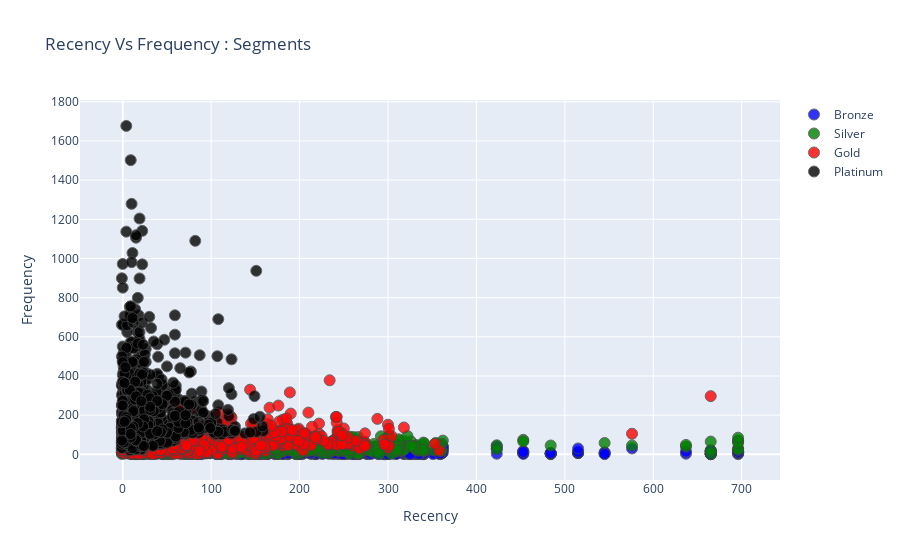
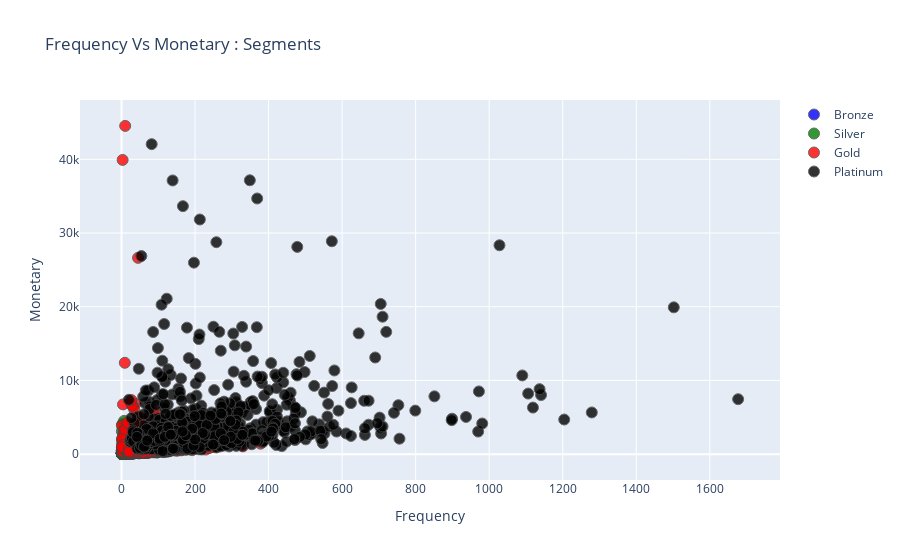
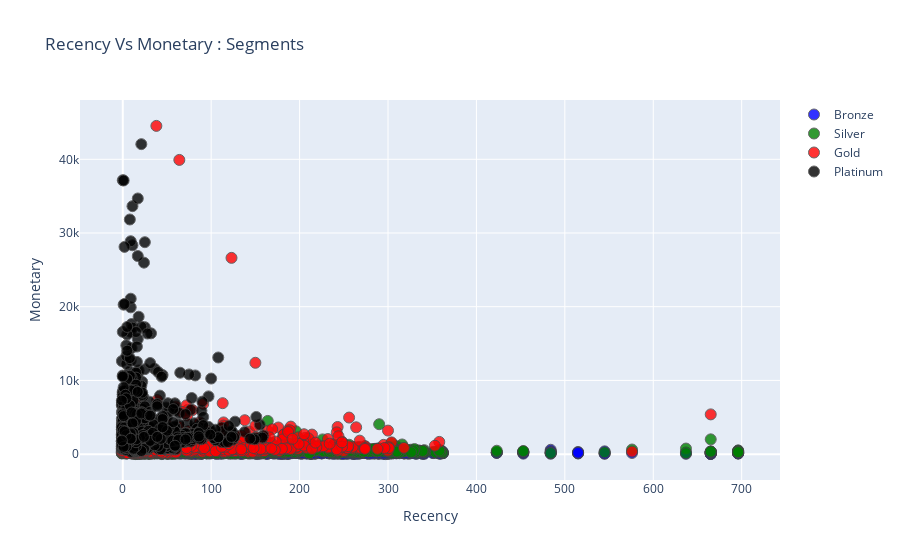

The notebook cell these images were saved under, in order:
### Code cell
#Recency Vs Frequency
graph = RFMScores.query("Monetary < 50000 and Frequency < 2000")

plot_data = [
    gobj.Scatter(
        x=graph.query("RFM_Loyalty_Level == 'Bronze'")['Recency'],
        y=graph.query("RFM_Loyalty_Level == 'Bronze'")['Frequency'],
        mode='markers',
        name='Bronze',
        marker= dict(size= 11,
            line= dict(width=1),
            color= 'blue',
            opacity= 0.8
           )
    ),
        gobj.Scatter(
        x=graph.query("RFM_Loyalty_Level == 'Silver'")['Recency'],
        y=graph.query("RFM_Loyalty_Level == 'Silver'")['Frequency'],
        mode='markers',
        name='Silver',
        marker= dict(size= 11,
            line= dict(width=1),
            color= 'green',
            opacity= 0.8
           )
    ),
        gobj.Scatter(
        x=graph.query("RFM_Loyalty_Level == 'Gold'")['Recency'],
        y=graph.query("RFM_Loyalty_Level == 'Gold'")['Frequency'],
        mode='markers',
        name='Gold',
        marker= dict(size= 11,
            line= dict(width=1),
            color= 'red',
            opacity= 0.8
           )
    ),
    gobj.Scatter(
        x=graph.query("RFM_Loyalty_Level == 'Platinum'")['Recency'],
        y=graph.query("RFM_Loyalty_Level == 'Platinum'")['Frequency'],
        mode='markers',
        name='Platinum',
        marker= dict(size= 11,
            line= dict(width=1),
            color= 'black',
            opacity= 0.8
           )
    ),
]

plot_layout = gobj.Layout(
        yaxis= {'title': "Frequency"},
        xaxis= {'title': "Recency"},
        title='Recency Vs Frequency : Segments'
    )
fig = gobj.Figure(data=plot_data, layout=plot_layout)
print("\n")
po.iplot(fig)


#Frequency Vs Monetary
graph = RFMScores.query("Monetary < 50000 and Frequency < 2000")

plot_data = [
    gobj.Scatter(
        x=graph.query("RFM_Loyalty_Level == 'Bronze'")['Frequency'],
        y=graph.query("RFM_Loyalty_Level == 'Bronze'")['Monetary'],
        mode='markers',
        name='Bronze',
        marker= dict(size= 11,
            line= dict(width=1),
            color= 'blue',
            opacity= 0.8
           )
    ),
        gobj.Scatter(
        x=graph.query("RFM_Loyalty_Level == 'Silver'")['Frequency'],
        y=graph.query("RFM_Loyalty_Level == 'Silver'")['Monetary'],
        mode='markers',
        name='Silver',
        marker= dict(size= 11,
            line= dict(width=1),
            color= 'green',
            opacity= 0.8
           )
    ),
        gobj.Scatter(
        x=graph.query("RFM_Loyalty_Level == 'Gold'")['Frequency'],
        y=graph.query("RFM_Loyalty_Level == 'Gold'")['Monetary'],
        mode='markers',
        name='Gold',
        marker= dict(size= 11,
            line= dict(width=1),
            color= 'red',
            opacity= 0.8
           )
    ),
    gobj.Scatter(
        x=graph.query("RFM_Loyalty_Level == 'Platinum'")['Frequency'],
        y=graph.query("RFM_Loyalty_Level == 'Platinum'")['Monetary'],
        mode='markers',
        name='Platinum',
        marker= dict(size= 11,
            line= dict(width=1),
            color= 'black',
            opacity= 0.8
           )
    ),
]

plot_layout = gobj.Layout(
        yaxis= {'title': "Monetary"},
        xaxis= {'title': "Frequency"},
        title='Frequency Vs Monetary : Segments'
    )
fig = gobj.Figure(data=plot_data, layout=plot_layout)
print("\n")
po.iplot(fig)


#Recency Vs Monetary
graph = RFMScores.query("Monetary < 50000 and Frequency < 2000")

plot_data = [
    gobj.Scatter(
        x=graph.query("RFM_Loyalty_Level == 'Bronze'")['Recency'],
        y=graph.query("RFM_Loyalty_Level == 'Bronze'")['Monetary'],
        mode='markers',
        name='Bronze',
        marker= dict(size= 11,
            line= dict(width=1),
            color= 'blue',
            opacity= 0.8
           )
    ),
        gobj.Scatter(
        x=graph.query("RFM_Loyalty_Level == 'Silver'")['Recency'],
        y=graph.query("RFM_Loyalty_Level == 'Silver'")['Monetary'],
        mode='markers',
        name='Silver',
        marker= dict(size= 11,
            line= dict(width=1),
            color= 'green',
            opacity= 0.8
           )
    ),
        gobj.Scatter(
        x=graph.query("RFM_Loyalty_Level == 'Gold'")['Recency'],
        y=graph.query("RFM_Loyalty_Level == 'Gold'")['Monetary'],
        mode='markers',
        name='Gold',
        marker= dict(size= 11,
            line= dict(width=1),
            color= 'red',
            opacity= 0.8
           )
    ),
    gobj.Scatter(
        x=graph.query("RFM_Loyalty_Level == 'Platinum'")['Recency'],
        y=graph.query("RFM_Loyalty_Level == 'Platinum'")['Monetary'],
        mode='markers',
        name='Platinum',
        marker= dict(size= 11,
            line= dict(width=1),
            color= 'black',
            opacity= 0.8
           )
    ),
]

plot_layout = gobj.Layout(
        yaxis= {'title': "Monetary"},
        xaxis= {'title': "Recency"},
        title='Recency Vs Monetary : Segments'
    )
fig = gobj.Figure(data=plot_data, layout=plot_layout)
print("\n")
po.iplot(fig)

### Figure 1 — Plotly figure (JSON) as saved in the notebook; plotly's stock layout.template omitted (floating-point values rounded to 4 significant figures; data arrays with more than 128 entries replaced by an {"elided": "..."} marker saying what was removed)
{"data": [{"marker": {"color": "blue", "line": {"width": 1}, "opacity": 0.8, "size": 11}, "mode": "markers", "name": "Bronze", "type": "scatter", "x": {"elided": "677 int values"}, "y": {"elided": "677 int values"}}, {"marker": {"color": "green", "line": {"width": 1}, "opacity": 0.8, "size": 11}, "mode": "markers", "name": "Silver", "type": "scatter", "x": {"elided": "927 int values"}, "y": {"elided": "927 int values"}}, {"marker": {"color": "red", "line": {"width": 1}, "opacity": 0.8, "size": 11}, "mode": "markers", "name": "Gold", "type": "scatter", "x": {"elided": "1169 int values"}, "y": {"elided": "1169 int values"}}, {"marker": {"color": "black", "line": {"width": 1}, "opacity": 0.8, "size": 11}, "mode": "markers", "name": "Platinum", "type": "scatter", "x": {"elided": "1129 int values"}, "y": {"elided": "1129 int values"}}], "layout": {"title": {"text": "Recency Vs Frequency : Segments"}, "xaxis": {"title": {"text": "Recency"}}, "yaxis": {"title": {"text": "Frequency"}}}}

### Figure 2 — Plotly figure (JSON) as saved in the notebook; plotly's stock layout.template omitted (floating-point values rounded to 4 significant figures; data arrays with more than 128 entries replaced by an {"elided": "..."} marker saying what was removed)
{"data": [{"marker": {"color": "blue", "line": {"width": 1}, "opacity": 0.8, "size": 11}, "mode": "markers", "name": "Bronze", "type": "scatter", "x": {"elided": "677 int values"}, "y": {"elided": "677 float values"}}, {"marker": {"color": "green", "line": {"width": 1}, "opacity": 0.8, "size": 11}, "mode": "markers", "name": "Silver", "type": "scatter", "x": {"elided": "927 int values"}, "y": {"elided": "927 float values"}}, {"marker": {"color": "red", "line": {"width": 1}, "opacity": 0.8, "size": 11}, "mode": "markers", "name": "Gold", "type": "scatter", "x": {"elided": "1169 int values"}, "y": {"elided": "1169 float values"}}, {"marker": {"color": "black", "line": {"width": 1}, "opacity": 0.8, "size": 11}, "mode": "markers", "name": "Platinum", "type": "scatter", "x": {"elided": "1129 int values"}, "y": {"elided": "1129 float values"}}], "layout": {"title": {"text": "Frequency Vs Monetary : Segments"}, "xaxis": {"title": {"text": "Frequency"}}, "yaxis": {"title": {"text": "Monetary"}}}}

### Figure 3 — Plotly figure (JSON) as saved in the notebook; plotly's stock layout.template omitted (floating-point values rounded to 4 significant figures; data arrays with more than 128 entries replaced by an {"elided": "..."} marker saying what was removed)
{"data": [{"marker": {"color": "blue", "line": {"width": 1}, "opacity": 0.8, "size": 11}, "mode": "markers", "name": "Bronze", "type": "scatter", "x": {"elided": "677 int values"}, "y": {"elided": "677 float values"}}, {"marker": {"color": "green", "line": {"width": 1}, "opacity": 0.8, "size": 11}, "mode": "markers", "name": "Silver", "type": "scatter", "x": {"elided": "927 int values"}, "y": {"elided": "927 float values"}}, {"marker": {"color": "red", "line": {"width": 1}, "opacity": 0.8, "size": 11}, "mode": "markers", "name": "Gold", "type": "scatter", "x": {"elided": "1169 int values"}, "y": {"elided": "1169 float values"}}, {"marker": {"color": "black", "line": {"width": 1}, "opacity": 0.8, "size": 11}, "mode": "markers", "name": "Platinum", "type": "scatter", "x": {"elided": "1129 int values"}, "y": {"elided": "1129 float values"}}], "layout": {"title": {"text": "Recency Vs Monetary : Segments"}, "xaxis": {"title": {"text": "Recency"}}, "yaxis": {"title": {"text": "Monetary"}}}}
